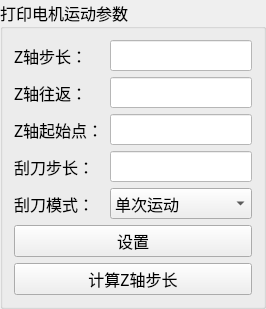
           <widget class="QGroupBox" name="groupBox_13">
            <property name="font">
             <font>
              <family>AcadEref</family>
              <pointsize>12</pointsize>
             </font>
            </property>
            <property name="title">
             <string>打印电机运动参数</string>
            </property>
            <layout class="QGridLayout" name="gridLayout_12">
             <item row="1" column="1">
              <widget class="QLineEdit" name="lineEdit_motor_z_return">
               <property name="font">
                <font>
                 <family>新宋体</family>
                 <pointsize>12</pointsize>
                </font>
               </property>
               <property name="styleSheet">
                <string notr="true">background-color: rgb(255, 255, 255);</string>
               </property>
               <property name="alignment">
                <set>Qt::AlignCenter</set>
               </property>
              </widget>
             </item>
             <item row="0" column="0">
              <widget class="QLabel" name="label_29">
               <property name="font">
                <font>
                 <family>新宋体</family>
                 <pointsize>12</pointsize>
                </font>
               </property>
               <property name="text">
                <string>Z轴步长：</string>
               </property>
              </widget>
             </item>
             <item row="3" column="1">
              <widget class="QLineEdit" name="lineEdit_motor_step_knife">
               <property name="font">
                <font>
                 <family>新宋体</family>
                 <pointsize>12</pointsize>
                </font>
               </property>
               <property name="styleSheet">
                <string notr="true">background-color: rgb(255, 255, 255);</string>
               </property>
               <property name="alignment">
                <set>Qt::AlignCenter</set>
               </property>
              </widget>
             </item>
             <item row="2" column="0">
              <widget class="QLabel" name="label_34">
               <property name="font">
                <font>
                 <family>新宋体</family>
                 <pointsize>12</pointsize>
                </font>
               </property>
               <property name="text">
                <string>Z轴起始点：</string>
               </property>
              </widget>
             </item>
             <item row="3" column="0">
              <widget class="QLabel" name="label_32">
               <property name="font">
                <font>
                 <family>新宋体</family>
                 <pointsize>12</pointsize>
                </font>
               </property>
               <property name="text">
                <string>刮刀步长：</string>
               </property>
              </widget>
             </item>
             <item row="5" column="0" colspan="2">
              <widget class="QPushButton" name="btn_print_motor_para">
               <property name="font">
                <font>
                 <family>AcadEref</family>
                 <pointsize>12</pointsize>
                </font>
               </property>
               <property name="text">
                <string>设置</string>
               </property>
              </widget>
             </item>
             <item row="1" column="0">
              <widget class="QLabel" name="label_33">
               <property name="font">
                <font>
                 <family>新宋体</family>
                 <pointsize>12</pointsize>
                </font>
               </property>
               <property name="text">
                <string>Z轴往返：</string>
               </property>
              </widget>
             </item>
             <item row="6" column="0" colspan="2">
              <widget class="QPushButton" name="btn_z_calc">
               <property name="font">
                <font>
                 <family>AcadEref</family>
                 <pointsize>12</pointsize>
                </font>
               </property>
               <property name="text">
                <string>计算Z轴步长</string>
               </property>
              </widget>
             </item>
             <item row="2" column="1">
              <widget class="QLineEdit" name="lineEdit_motor_z_start">
               <property name="font">
                <font>
                 <family>新宋体</family>
                 <pointsize>12</pointsize>
                </font>
               </property>
               <property name="styleSheet">
                <string notr="true">background-color: rgb(255, 255, 255);</string>
               </property>
               <property name="alignment">
                <set>Qt::AlignCenter</set>
               </property>
              </widget>
             </item>
             <item row="4" column="0">
              <widget class="QLabel" name="label_42">
               <property name="font">
                <font>
                 <family>新宋体</family>
                 <pointsize>12</pointsize>
                </font>
               </property>
               <property name="text">
                <string>刮刀模式：</string>
               </property>
              </widget>
             </item>
             <item row="4" column="1">
              <widget class="QComboBox" name="comboBox_knife_mode">
               <property name="font">
                <font>
                 <family>新宋体</family>
                 <pointsize>12</pointsize>
                </font>
               </property>
               <property name="currentIndex">
                <number>0</number>
               </property>
               <item>
                <property name="text">
                 <string>单次运动</string>
                </property>
               </item>
               <item>
                <property name="text">
                 <string>来回运动</string>
                </property>
               </item>
              </widget>
             </item>
             <item row="0" column="1">
              <widget class="QLineEdit" name="lineEdit_motor_step_z">
               <property name="font">
                <font>
                 <family>新宋体</family>
                 <pointsize>12</pointsize>
                </font>
               </property>
               <property name="toolTip">
                <string comment="单个层厚所需要步长" extracomment="单个层厚所需要步长"/>
               </property>
               <property name="toolTipDuration">
                <number>10</number>
               </property>
               <property name="styleSheet">
                <string notr="true">background-color: rgb(255, 255, 255);</string>
               </property>
               <property name="alignment">
                <set>Qt::AlignCenter</set>
               </property>
              </widget>
             </item>
            </layout>
           </widget>
